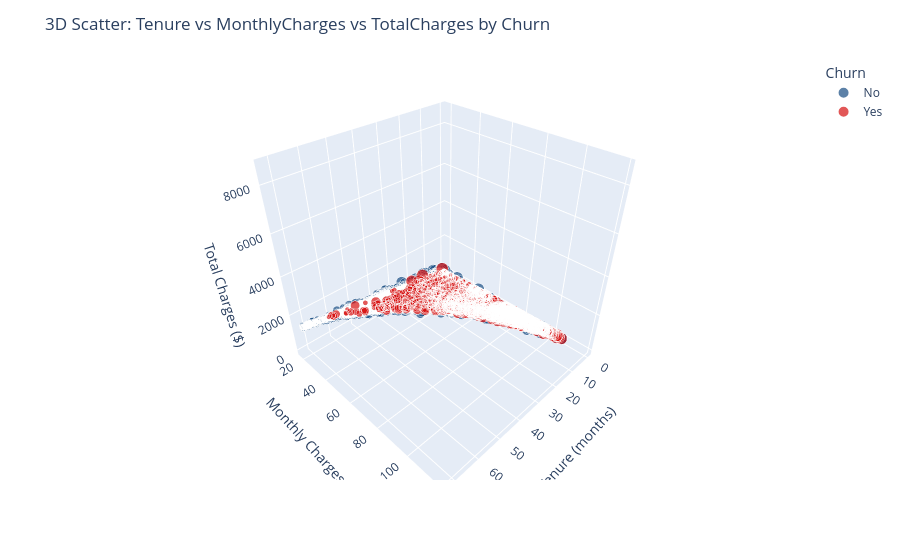

Write notebook code for a chart like this one.
### Markdown cell above
### 🌐 3D Scatter: Tenure vs MonthlyCharges vs TotalCharges by Churn
- An interactive 3D scatter plot using Plotly visualizes the relationship between tenure, monthly charges, and total charges, colored by churn status. The point size represents average charges per month, and hover data provides contract type and payment method. This multi-dimensional view highlights clusters of high-risk churn customers.

### Code cell
import plotly.express as px

fig = px.scatter_3d(df,x='tenure',y='MonthlyCharges',z='TotalCharges',color='Churn',opacity=0.7,size='AvgChargesPerMonth',hover_data=['Contract', 'PaymentMethod'],color_discrete_map={'No':"#184d83",'Yes':"#d61111"})

fig.update_layout(
    title='3D Scatter: Tenure vs MonthlyCharges vs TotalCharges by Churn',
    scene=dict(xaxis_title='Tenure (months)',yaxis_title='Monthly Charges ($)',zaxis_title='Total Charges ($)'),legend_title_text='Churn')

fig.show()

### Figure 1 — Plotly figure (JSON) as saved in the notebook; plotly's stock layout.template omitted (floating-point values rounded to 4 significant figures; data arrays with more than 128 entries replaced by an {"elided": "..."} marker saying what was removed)
{"data": [{"customdata": {"elided": "5174x2 str values"}, "hovertemplate": "Churn=No<br>tenure=%{x}<br>MonthlyCharges=%{y}<br>TotalCharges=%{z}<br>AvgChargesPerMonth=%{marker.size}<br>Contract=%{customdata[0]}<br>PaymentMethod=%{customdata[1]}<extra></extra>", "legendgroup": "No", "marker": {"color": "#184d83", "opacity": 0.7, "size": {"elided": "5174 float values"}, "sizemode": "area", "sizeref": 0.3035, "symbol": "circle"}, "mode": "markers", "name": "No", "scene": "scene", "showlegend": true, "type": "scatter3d", "x": {"elided": "5174 int values"}, "y": {"elided": "5174 float values"}, "z": {"elided": "5174 float values"}}, {"customdata": {"elided": "1869x2 str values"}, "hovertemplate": "Churn=Yes<br>tenure=%{x}<br>MonthlyCharges=%{y}<br>TotalCharges=%{z}<br>AvgChargesPerMonth=%{marker.size}<br>Contract=%{customdata[0]}<br>PaymentMethod=%{customdata[1]}<extra></extra>", "legendgroup": "Yes", "marker": {"color": "#d61111", "opacity": 0.7, "size": {"elided": "1869 float values"}, "sizemode": "area", "sizeref": 0.3035, "symbol": "circle"}, "mode": "markers", "name": "Yes", "scene": "scene", "showlegend": true, "type": "scatter3d", "x": {"elided": "1869 int values"}, "y": {"elided": "1869 float values"}, "z": {"elided": "1869 float values"}}], "layout": {"legend": {"itemsizing": "constant", "title": {"text": "Churn"}, "tracegroupgap": 0}, "margin": {"t": 60}, "scene": {"domain": {"x": [0, 1], "y": [0, 1]}, "xaxis": {"title": {"text": "Tenure (months)"}}, "yaxis": {"title": {"text": "Monthly Charges ($)"}}, "zaxis": {"title": {"text": "Total Charges ($)"}}}, "title": {"text": "3D Scatter: Tenure vs MonthlyCharges vs TotalCharges by Churn"}}}
